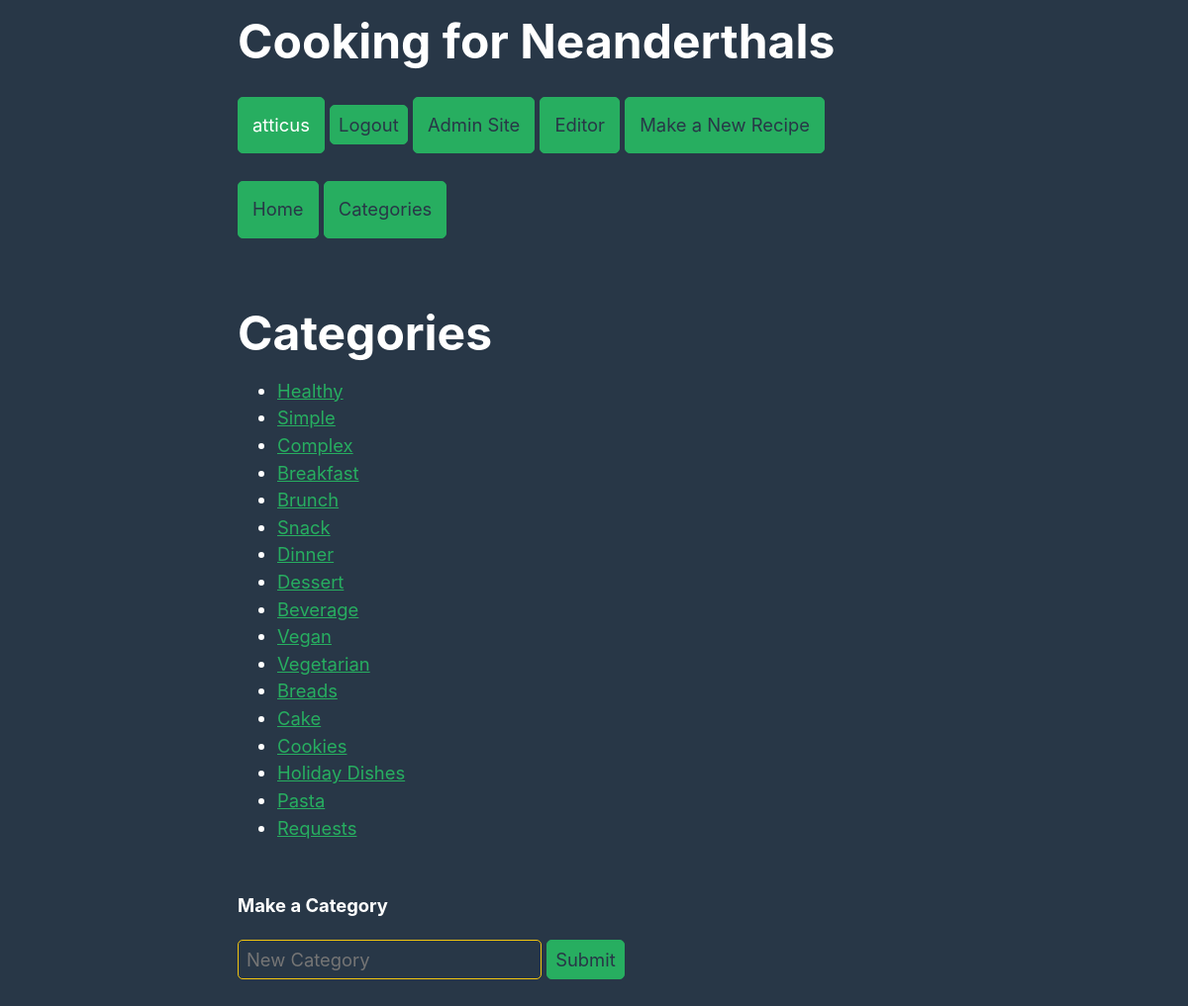
The app's page /viewCategory/ (signed in) with its own data.
### blog/models.py (models this page shows, shortened)
class Category(models.Model):
    name = models.CharField(max_length=60)
    class Meta:
        verbose_name_plural = "categories"

### blog/views.py (the view)
# urls.py: path('viewCategory/', views.viewCategory, name='viewCategory'),
def viewCategory(request):
    categories = Category.objects.all()
    if request.method == "POST":
        form = CreateCategory(request.POST)
        if form.is_valid():
            category = Category(
                name=form.cleaned_data["name"]
            )
            category.save()
            return HttpResponseRedirect(request.path_info)
    else:
        form = CreateCategory()
        context = {
            'categories': categories,
            'form': form,
        }
    return render(request, "blog/catergory_view.html", context)

### blog/forms.py
class CreateCategory(forms.Form):
    name = forms.CharField(
        max_length=60,
        widget=forms.TextInput(
            attrs={"class": "form-control", "placeholder": "New Category"})
        )

### blog/templates/blog/catergory_view.html (shortened to what this page needs)
{% extends "base.html" %}
{% load static %}
{% block page_content %}
<body>
  <div>
    <h1>Categories</h1>
    <ul>
        {% for category in categories %}
            <li><a href="{% url 'blog_category' category.name %}">{{ category.name }}</a></li>
        {% empty %}
            <li>No categories available.</li>
        {% endfor %}
    </ul>
  </div>
  {% block makeCategory %}
  <div>
    <form method="post">
        <h5>Make a Category</h5>
            {{ form.name }}
        <button type="submit" class="btn btn-primary" >Submit</button>
    </form>
  </div>
  {% endblock %}
</body>
{% endblock %}

### templates/base.html (shortened to what this page needs)
<head>
    {% load static %}
    <link rel="stylesheet" type="text/css" href="{% static 'style.css' %}">
    <link rel="stylesheet" type="text/css" href="{% static 'navbar.css' %}">
    <h1>Cooking for Neanderthals</h1>
<div id="navbar">
        {% if user.is_authenticated %}
        <form method="post" action="{% url 'logout' %}">
                <a id="name" class="button" href="{% url 'profile' user.username %}">{{ user.username }}</a>
                <button type="submit">Logout</button>
                {% if user.is_staff %}
                <a class="button" href="/admin">Admin Site</a>
                {% if user.is_superuser %}
                <a class="button" href="https://glitch.com/edit/#!/busy-antique-product">Editor</a>
                {% endif %}
                {% endif %}
                <a class="button" href="{% url 'makepost' %}">Make a New Recipe</a>
            </form>
        {% else %}
            <a class="button" href="{% url 'login' %}">Login</a>
            <a class="button" href="{% url 'register' %}">Register</a>
        {% endif %}
        <a class="button" href="{% url 'blog_index' %}">Home</a>
        <a class="button" href="{% url 'viewCategory' %}">Categories</a>
    </div>
</head>
    {% block page_content %}{% endblock page_content %}

### static/style.css (style rules this page uses)
textarea, select, input, progress { -webkit-appearance: none; -moz-appearance: none; appearance: none; }
body { color: var(--text); background-color: var(--bg); grid-template-columns: 1fr min(45rem, 90%) 1fr; margin: 0; padding: 0; font-size: 1.15rem; line-height: 1.5; display: grid; }
body > * { grid-column: 2; }
h1 { font-size: 3rem; }
h5 { font-size: 1.15rem; }
p, h1, h2, h3, h4, h5, h6 { overflow-wrap: break-word; margin: 1rem 0; }
h1, h2, h3 { line-height: 1.1; }
a, a:visited { color: var(--accent); }
button, .button, a.button, input[type="submit"], input[type="reset"], input[type="button"] { border: 1px solid var(--accent); background-color: var(--accent); line-height: large; color: var(--accent-text); padding: 0.5rem 0.5rem; text-align: center; text-decoration: none; margin: 0.3rem 0; }
textarea, select, input, button, .button { font-size: inherit; border-radius: var(--standard-border-radius); box-shadow: none; max-width: 100%; margin-bottom: 0.25rem; padding: 0.5rem; font-family: inherit; display: inline-block; }
textarea, select, input { color: var(--text); background-color: var(--bg); border: 1px solid var(--border); }
div { margin: 0.5rem 0; }

### static/navbar.css (style rules this page uses)
#navbar { position: sticky; top: 0; overflow: show; background: #283747; }
#navbar a { float: center; text-align: center; padding: 14px; text-decoration: none; }
#name { color: #ffffff; }

### records on screen
Category: name "Healthy"
Category: name "Simple"
Category: name "Complex"
Category: name "Breakfast"
Category: name "Brunch"
Category: name "Snack"
Category: name "Dinner"
Category: name "Dessert"
Category: name "Beverage"
Category: name "Vegan"
Category: name "Vegetarian"
Category: name "Breads"
Category: name "Cake"
Category: name "Cookies"
Category: name "Holiday Dishes"
Category: name "Pasta"
Category: name "Requests"

### other values on screen
{{ user.username }} "atticus"
